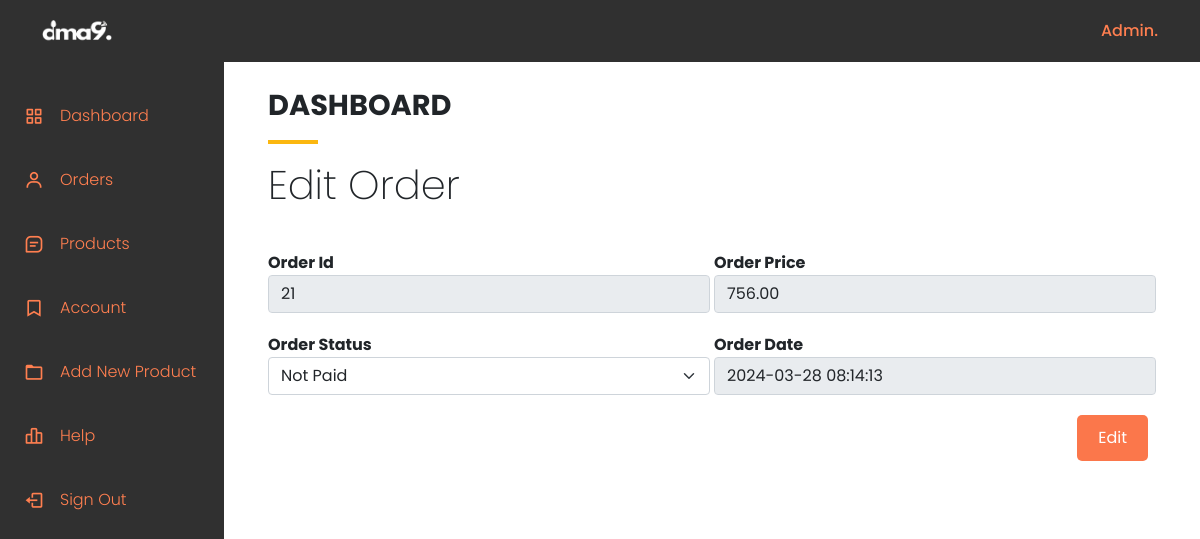
Page /admin/edit_order.php?order_id=21 (signed in) on the earlier database version.
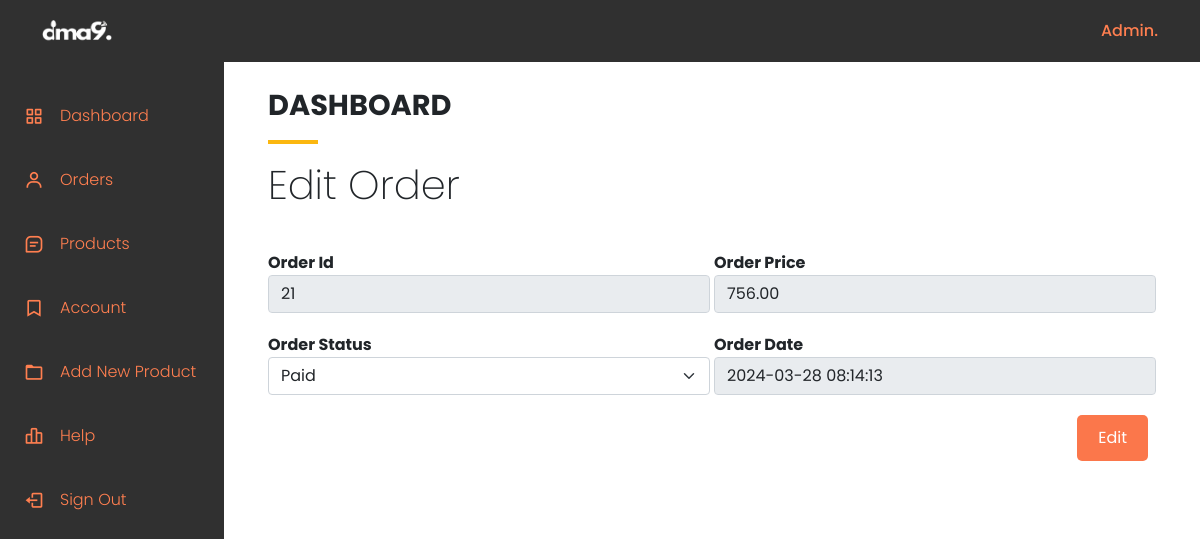
Same page on the later database version.
### tables this page shows
CREATE TABLE `orders` (
  `order_id` int(11) NOT NULL,
  `order_cost` decimal(6,2) NOT NULL,
  `order_status` varchar(100) NOT NULL,
  `user_id` int(11) NOT NULL,
  `user_phone` int(11) NOT NULL,
  `user_city` varchar(255) NOT NULL,
  `user_address` varchar(255) NOT NULL,
  `order_date` datetime NOT NULL DEFAULT current_timestamp()
);

### admin/edit_order.php (the view, shortened to what this page needs)
<?php include 'header.php'; ?>
<?php
if(isset($_GET['order_id'])){
    $order_id = $_GET['order_id'];
    $stmt = $conn->prepare("SELECT * FROM orders WHERE order_id = ?");
    $stmt->bind_param("i", $order_id);
    $stmt->execute();
    $orders = $stmt->get_result();
}else if(isset($_POST['edit_order'])){
    $order_status = $_POST['order_status'];
    $order_id = $_POST['order_id'];
    $stmt1 = $conn->prepare("UPDATE orders SET order_status = ? WHERE order_id = ?");
    $stmt1->bind_param('si', $order_status, $order_id);
        if($stmt1->execute()){
            header('location: index.php?order_edit_success=order edited successfully');
        }else{
            header('location: index.php?order_edit_error=error editing order');
        }
}else{
    header('location: index.php');
    exit();
}
?>
<?php include 'sidemenu.php'; ?>
    <div class="container page-title text-left mt-5 py-4">
        <h2>DASHBOARD</h2>
        <hr class="">
        <h1>Edit Order</h1>
    </div>
    <div class="mx-auto container">
            <form id="checkout-form" method="POST" action="edit_order.php">
                <?php while($order = $orders->fetch_assoc()){ ?>
                    <div class="form-group checkout-small-element">
                        <label>Order Id</label>
                        <input type="text" class="form-control" id="order-id" name="order_id" placeholder="Id" value="<?php echo $order['order_id']; ?>" readonly>
                    </div>
                    <div class="form-group checkout-small-element">
                        <label>Order Price</label>
                        <input type="text" class="form-control" id="order-price" name="order_price" placeholder="0.00" value="<?php echo $order['order_cost']; ?>" readonly>
                    </div>
                    <div class="form-group checkout-small-element">
                        <label>Order Status</label>
                        <select class="form-select" required name="order_status">
                            <option value="not paid" <?php if($order['order_status'] == "not paid"){ echo"selected" ;} ?>>Not Paid</option>
                            <option value="paid" <?php if($order['order_status'] == "paid"){ echo"selected" ;} ?>>Paid</option>
                        </select>
                    </div>
                    <div class="form-group checkout-small-element">
                        <label>Order Date</label>
                        <input type="text" class="form-control" id="order-date" name="order_date" placeholder="date" value="<?php echo $order['order_date']; ?>" readonly>
                    </div>
                    <div class="form-group edit-order checkout-btn-container">
                        <input type="submit" name="edit_order" class="btn" id="checkout-btn" value="Edit">
                    </div>
                <?php } ?>
            </form>
    </div>
<?php include 'footer.php'; ?>

Differences in the rows shown:
changed orders id 21: order_status "Not Paid" → "Paid"
